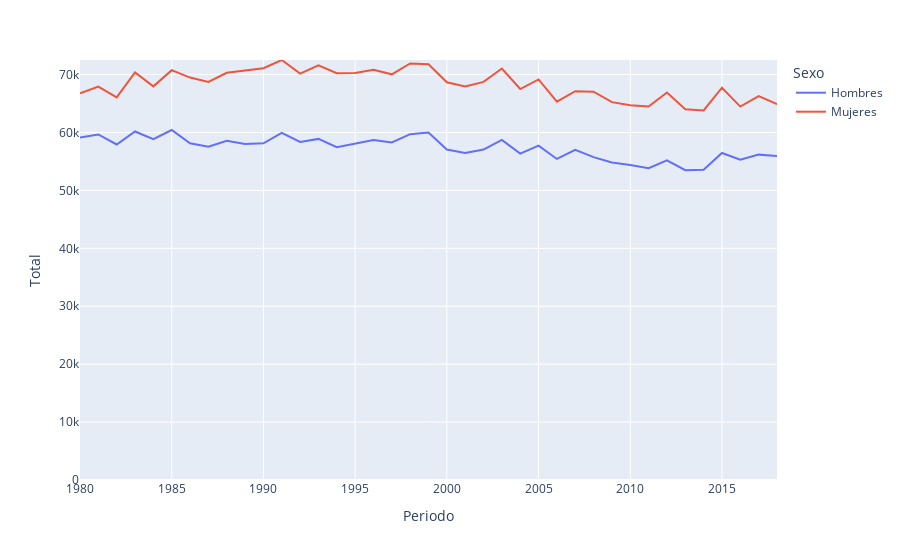

The code cell stored with this chart in its notebook:
### Code cell
#Creo una gráfica de lineas separando por sexo

fig_sc = px.line(sis_circ_total, x="Periodo", y="Total", color='Sexo')
fig_sc.update_yaxes(range=[0, max(sis_circ_total['Total'])])
fig_sc.show()

### Figure 1 — Plotly figure (JSON) as saved in the notebook; plotly's stock layout.template omitted (floating-point values rounded to 4 significant figures)
{"data": [{"hovertemplate": "Sexo=Hombres<br>Periodo=%{x}<br>Total=%{y}<extra></extra>", "legendgroup": "Hombres", "line": {"color": "#636efa", "dash": "solid"}, "marker": {"symbol": "circle"}, "mode": "lines", "name": "Hombres", "orientation": "v", "showlegend": true, "type": "scatter", "x": [1980, 1981, 1982, 1983, 1984, 1985, 1986, 1987, 1988, 1989, 1990, 1991, 1992, 1993, 1994, 1995, 1996, 1997, 1998, 1999, 2000, 2001, 2002, 2003, 2004, 2005, 2006, 2007, 2008, 2009, 2010, 2011, 2012, 2013, 2014, 2015, 2016, 2017, 2018], "xaxis": "x", "y": [59121, 59668, 57932, 60172, 58834, 60430, 58131, 57547, 58568, 58016, 58130, 59920, 58371, 58898, 57464, 58140, 58723, 58295, 59712, 59982, 57056, 56457, 57058, 58726, 56359, 57742, 55433, 56998, 55741, 54815, 54406, 53835, 55192, 53487, 53581, 56461, 55307, 56179, 55962], "yaxis": "y"}, {"hovertemplate": "Sexo=Mujeres<br>Periodo=%{x}<br>Total=%{y}<extra></extra>", "legendgroup": "Mujeres", "line": {"color": "#EF553B", "dash": "solid"}, "marker": {"symbol": "circle"}, "mode": "lines", "name": "Mujeres", "orientation": "v", "showlegend": true, "type": "scatter", "x": [1980, 1981, 1982, 1983, 1984, 1985, 1986, 1987, 1988, 1989, 1990, 1991, 1992, 1993, 1994, 1995, 1996, 1997, 1998, 1999, 2000, 2001, 2002, 2003, 2004, 2005, 2006, 2007, 2008, 2009, 2010, 2011, 2012, 2013, 2014, 2015, 2016, 2017, 2018], "xaxis": "x", "y": [66766, 67918, 66054, 70359, 67970, 70768, 69486, 68735, 70305, 70656, 71094, 72519, 70177, 71581, 70227, 70295, 70842, 70043, 71916, 71792, 68667, 67932, 68739, 71057, 67508, 69165, 65327, 67128, 67052, 65242, 64722, 64492, 66905, 63997, 63812, 67736, 64471, 66286, 64897], "yaxis": "y"}], "layout": {"legend": {"title": {"text": "Sexo"}, "tracegroupgap": 0}, "margin": {"t": 60}, "xaxis": {"anchor": "y", "domain": [0, 1], "title": {"text": "Periodo"}}, "yaxis": {"anchor": "x", "domain": [0, 1], "range": [0, 72519], "title": {"text": "Total"}}}}
